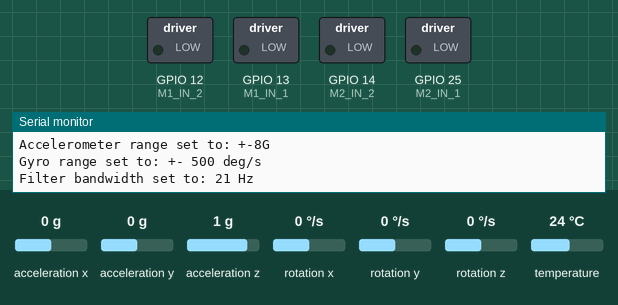
A program run on a simulated ESP32. Shown: switched loads named in the program (green lamp = pin HIGH), the last lines printed to the serial monitor. Inputs (shaded band) come from the test bench; at power-on: rotation z 0 °/s, acceleration x 0 g, acceleration y 0 g, acceleration z 1 g, rotation x 0 °/s, rotation y 0 °/s, temperature 24 °C. Pins used as bus, display or sensor lines are not drawn.

Above: at 0.2 s.
At 4.4 s:
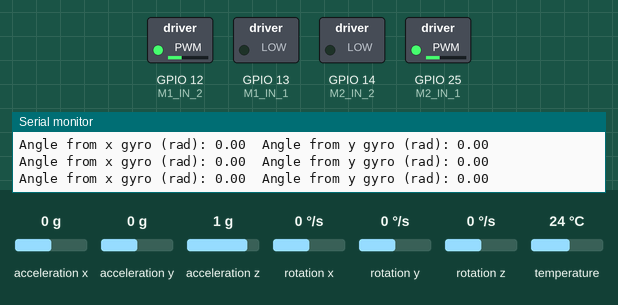
4.5 s: rotation z set to -27 °/s
7.5 s: rotation z set to -32 °/s
At 8.0 s:
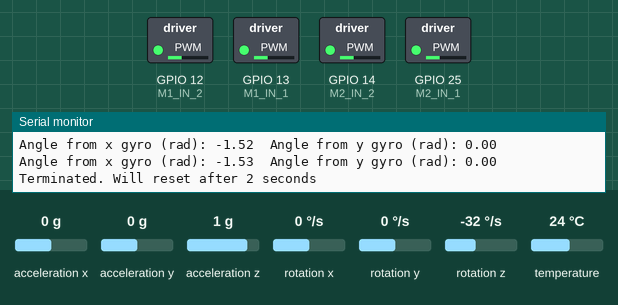
10.5 s: rotation z set to -45 °/s
13.5 s: rotation z set to -53 °/s
Timing chart, 0 to 18.2 s (numbered marks = the images above; inputs shaded):
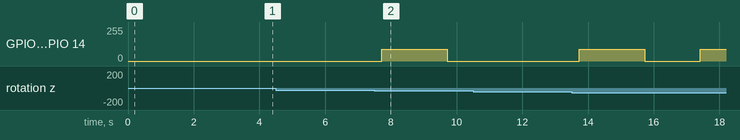

The program:

main.cpp
```cpp
#include <Arduino.h>
// Basic demo for accelerometer readings from Adafruit MPU6050

#include <Adafruit_MPU6050.h>
#include <Adafruit_Sensor.h>

Adafruit_MPU6050 mpu;

const unsigned int ADC_1_CS = 2;
const unsigned int ADC_2_CS = 17;

const unsigned int M1_IN_1 = 13;
const unsigned int M1_IN_2 = 12;
const unsigned int M2_IN_1 = 25;
const unsigned int M2_IN_2 = 14;

const unsigned int M1_IN_1_CHANNEL = 8;
const unsigned int M1_IN_2_CHANNEL = 9;
const unsigned int M2_IN_1_CHANNEL = 10;
const unsigned int M2_IN_2_CHANNEL = 11;

const unsigned int M1_I_SENSE = 35;
const unsigned int M2_I_SENSE = 34;

const float M_I_COUNTS_TO_A = (3.3 / 1024.0) / 0.120;

unsigned int PWM_VALUE = 512; // 512 is max PWM given 8 bit resolution

const int freq = 5000;
const int ledChannel = 0;
const int resolution = 10;

float gyroPosZ = 0;
float gyroZOffset = 0;
float gyroPosY = 0;
float gyroYOffset = 0;

float timePrev = 0;
float timeNow = 0;

void M1_backward() {
  ledcWrite(M1_IN_1_CHANNEL, PWM_VALUE);
  ledcWrite(M1_IN_2_CHANNEL, 0);
}

void M1_forward() {
  ledcWrite(M1_IN_1_CHANNEL, 0);
  ledcWrite(M1_IN_2_CHANNEL, PWM_VALUE);
}

void M1_stop() {
  ledcWrite(M1_IN_1_CHANNEL, PWM_VALUE);
  ledcWrite(M1_IN_2_CHANNEL, PWM_VALUE);
}

void M2_backward() {
  ledcWrite(M2_IN_1_CHANNEL, PWM_VALUE);
  ledcWrite(M2_IN_2_CHANNEL, 0);
}

void M2_forward() {
  ledcWrite(M2_IN_1_CHANNEL, 0);
  ledcWrite(M2_IN_2_CHANNEL, PWM_VALUE);
}

void M2_stop() {
  ledcWrite(M2_IN_1_CHANNEL, PWM_VALUE);
  ledcWrite(M2_IN_2_CHANNEL, PWM_VALUE);
}

void setup(void) {
  // Stop the right motor by setting pin 14 low
  // this pin floats high or is pulled
  // high during the bootloader phase for some reason
  pinMode(14, OUTPUT);
  digitalWrite(14, LOW);
  delay(100);

  Serial.begin(115200);
  while (!Serial)
    delay(10); // will pause Zero, Leonardo, etc until serial console opens

  ledcSetup(M1_IN_1_CHANNEL, freq, resolution);
  ledcSetup(M1_IN_2_CHANNEL, freq, resolution);
  ledcSetup(M2_IN_1_CHANNEL, freq, resolution);
  ledcSetup(M2_IN_2_CHANNEL, freq, resolution);

  ledcAttachPin(M1_IN_1, M1_IN_1_CHANNEL);
  ledcAttachPin(M1_IN_2, M1_IN_2_CHANNEL);
  ledcAttachPin(M2_IN_1, M2_IN_1_CHANNEL);
  ledcAttachPin(M2_IN_2, M2_IN_2_CHANNEL);

  pinMode(M1_I_SENSE, INPUT);
  pinMode(M2_I_SENSE, INPUT);

  Serial.println("Adafruit MPU6050 test!");

  pinMode(ADC_1_CS, OUTPUT);
  pinMode(ADC_2_CS, OUTPUT);

  digitalWrite(ADC_1_CS, HIGH); // Without this the ADC's write
  digitalWrite(ADC_2_CS, HIGH); // to the SPI bus while the nRF24 is!!!!

  // Try to initialize!
  if (!mpu.begin()) {
    Serial.println("Failed to find MPU6050 chip");
    while (1) {
      delay(10);
    }
  }
  Serial.println("MPU6050 Found!");

  mpu.setAccelerometerRange(MPU6050_RANGE_8_G);
  Serial.print("Accelerometer range set to: ");
  switch (mpu.getAccelerometerRange()) {
  case MPU6050_RANGE_2_G:
    Serial.println("+-2G");
    break;
  case MPU6050_RANGE_4_G:
    Serial.println("+-4G");
    break;
  case MPU6050_RANGE_8_G:
    Serial.println("+-8G");
    break;
  case MPU6050_RANGE_16_G:
    Serial.println("+-16G");
    break;
  }
  mpu.setGyroRange(MPU6050_RANGE_500_DEG);
  Serial.print("Gyro range set to: ");
  switch (mpu.getGyroRange()) {
  case MPU6050_RANGE_250_DEG:
    Serial.println("+- 250 deg/s");
    break;
  case MPU6050_RANGE_500_DEG:
    Serial.println("+- 500 deg/s");
    break;
  case MPU6050_RANGE_1000_DEG:
    Serial.println("+- 1000 deg/s");
    break;
  case MPU6050_RANGE_2000_DEG:
    Serial.println("+- 2000 deg/s");
    break;
  }

  mpu.setFilterBandwidth(MPU6050_BAND_21_HZ);
  Serial.print("Filter bandwidth set to: ");
  switch (mpu.getFilterBandwidth()) {
  case MPU6050_BAND_260_HZ:
    Serial.println("260 Hz");
    break;
  case MPU6050_BAND_184_HZ:
    Serial.println("184 Hz");
    break;
  case MPU6050_BAND_94_HZ:
    Serial.println("94 Hz");
    break;
  case MPU6050_BAND_44_HZ:
    Serial.println("44 Hz");
    break;
  case MPU6050_BAND_21_HZ:
    Serial.println("21 Hz");
    break;
  case MPU6050_BAND_10_HZ:
    Serial.println("10 Hz");
    break;
  case MPU6050_BAND_5_HZ:
    Serial.println("5 Hz");
    break;
  }

  Serial.println("");
  delay(100);

  delay(3000);

  timeNow = millis(); // get current time to use for integration referance

  // get gryo offset for calibration (since motors are not moving)
  sensors_event_t a, g, temp;
  mpu.getEvent(&a, &g, &temp);
  gyroZOffset = g.gyro.z; // what the gyro sees at no speed
  gyroYOffset = g.gyro.y;

  PWM_VALUE = 350;
  M1_forward();
  M2_backward();

}

//1.53 radians about 90 degrees
//3 radians about 180, 3.06 was too many
double lengthOfTurn = 1.53;

void loop() {

  timePrev = timeNow;
  timeNow = millis();

  /* Get new sensor events with the readings */
  sensors_event_t a, g, temp;
  mpu.getEvent(&a, &g, &temp);

  /* Integration */
  // because this is pure integration, it does not take into account offset introduced by non-zero ending positions
  gyroPosZ = gyroPosZ + (g.gyro.z - gyroZOffset)*(timeNow - timePrev)/1000;
  gyroPosY = gyroPosY + (g.gyro.y - gyroYOffset)*(timeNow - timePrev)/1000;
  Serial.print("Angle from x gyro (rad): ");
  Serial.print(gyroPosZ);
  Serial.print("\t");
  Serial.print("Angle from y gyro (rad): ");
  Serial.print(gyroPosY);
  Serial.print("\n");
  delay(10);
  // for my robot, my IMU reads 0.11 rad on x gyro for 90 degrees

  if(abs(gyroPosZ) > lengthOfTurn)
  {
    //Serial.print("90 deg detected... stopping");
    M1_stop();
    M2_stop();
    Serial.print("Terminated. Will reset after 2 seconds\n");
    delay(2000);
    Serial.print(".");
    gyroPosZ = 0;
    gyroPosY = 0;

    //alternate between 90 degrees and 180
    if (lengthOfTurn == 1.53){
      lengthOfTurn = 3.00;
    } else {
      lengthOfTurn = 1.53;
    }

    M1_forward();
    M2_backward();
    timeNow = millis(); // get current time to use for integration referance
  }

}
```

Measured:
- the behaviour switches between -29 and -30 °/s on rotation z (found by bisection; images 1 and 2)
